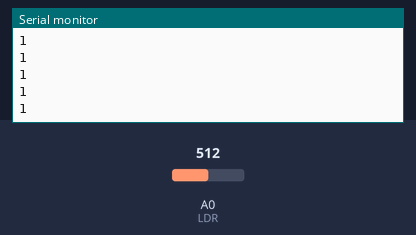
A sketch run on a simulated Arduino Uno, built with avr-gcc and run on an emulated ATmega328P. On the bench: the last lines printed to the serial monitor. Inputs (shaded band) come from the test bench; at power-on: A0 (LDR) = 512.

Above: at 1.2 s.
1.3 s: A0 (LDR) set to 34
At 2.3 s:
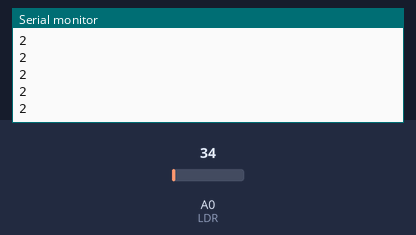
2.8 s: A0 (LDR) set to 28
At 3.4 s:
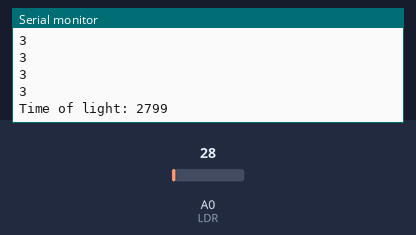
Timing chart, 0 to 5.8 s (numbered marks = the images above; inputs shaded):
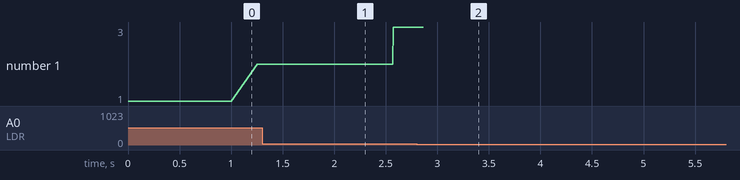

Measured:
- the behaviour switches between 31 and 30 on A0 (LDR) (found by bisection; images 1 and 2)
- after the input at 2.8 s, the serial monitor: prints a new line after 0.07 s (image 2)

The sketch:

arduino-morse-code.ino
```cpp
/*
400 milisegundos para un punto
800 milisegundos para una raya
*/

#define letterSpace 1200
#define endOfLetter 2500
#define endOfWord 4500
#define LDR A0

unsigned long beginOfLight = 0;  // Guarda cuánto tiempo el LDR estuvo recibiendo luz

int letter[] = {};  // 0 = punto, 1 = raya
bool reset = false;
char wordToPrint[] = {};  // Cada letra de la palabra, para luego recorrerlo y unirlas para poder imprimir la palabra completa
unsigned long timeOfSilence = 0;

void setup() {
  pinMode(LDR, INPUT);
  Serial.begin(9600);
}

void loop() {
  int light = analogRead(LDR);
  static int arrayIndex = 0;
  if (light > 30) {

    initializeTimeOfLight();
    unsigned long difference = millis() - beginOfLight;

    if (difference < letterSpace) {

      Serial.println(1);
      delay(250);
    } else if (difference > letterSpace && difference < endOfLetter) {

      Serial.println(2);
      // Debe empezar nuevo sonido de letra (punto o guión)
    } else if (difference > endOfLetter && difference < endOfWord) {
      Serial.println(3);
      // Termina la letra y empieza una nueva (se guarda en wordToPrint)
    } else {
      Serial.println(4);
      // Imprimir palabra en el LCD
      String palabra;
      for (int i = 0; i <= arrayIndex; i++) {
        palabra += letter[i];
      }
      Serial.print(palabra);
    }
  } else {
    if (reset) {
      int timeOfLight = millis() - beginOfLight;
      Serial.print("Time of light: ");
      Serial.println(timeOfLight);
      letter[arrayIndex++] = (timeOfLight <= 600 && timeOfLight >= 400)? 0 : 1;
      reset = false;
    }
  }
}

void initializeTimeOfLight() {
  if (!reset) {
    beginOfLight = millis();
    reset = true;
  }
}
```
